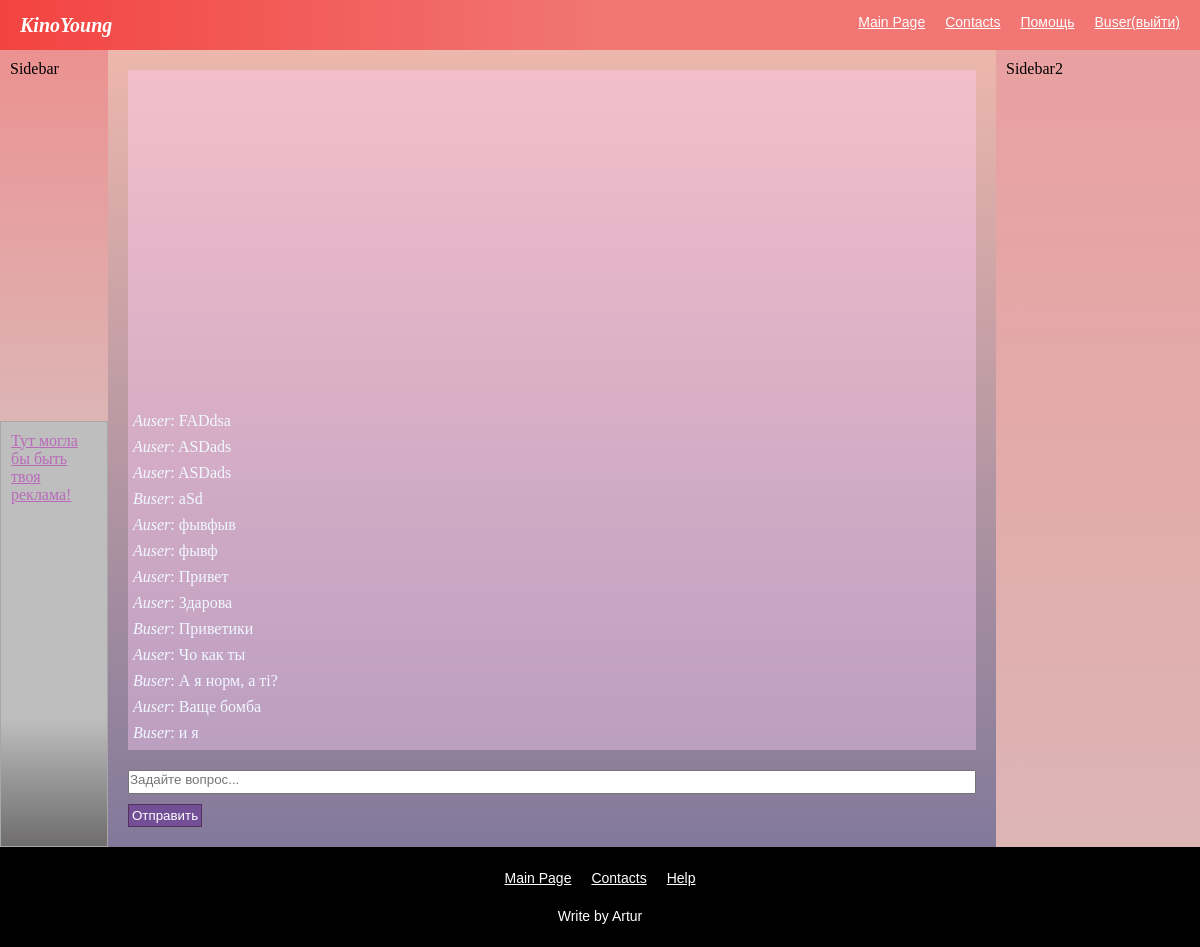
/help/ (signed in), run on the app's committed database.
### manager/models.py (models this page shows)
class KinoUsers(AbstractUser):
    username = models.CharField(max_length=40, unique = True)
    money = models.IntegerField(default=0)
    is_support = models.BooleanField(default=False)

class Message(models.Model):
    user = models.ForeignKey(KinoUsers, on_delete=models.CASCADE)
    timestamp = models.DateTimeField(auto_now_add=True)
    content = models.TextField()
    chat = models.ForeignKey(Chat, related_name='messages', on_delete=models.CASCADE)

### manager/views.py (the view)
# urls.py: path("help/", views.help, name = "help"),
def help(request):
    if request.user.is_support:
        chat = Chat.objects.get(user_support=request.user)
        return redirect("help_forsup", clientname=chat.user_main.username)
    elif request.user.is_authenticated:
        chat_history=get_chat_history(request.user)
        return render(request, "manager/help.html", context={"chat_history":chat_history})
    return redirect("login")

### manager/views.py (called while the page is built)
def get_chat_history(user, name=False) -> list:
    chat_history = []
    if name:
        user = KinoUsers.objects.get(username=user)
    curr_chat = Chat.objects.get(user_main=user)
    chat_history = Message.objects.filter(chat=curr_chat).order_by("-timestamp")
    return chat_history

### manager/templates/manager/help.html (shortened to what this page needs)
{% extends "manager/base.html" %}
{% load static %}
{%block initializion%}
<link rel="stylesheet" href="{% static 'manager/css/help.css' %}">
{%endblock%}
{% block content %}
<main>
    <div class="chat-wrapper">
        <div class="chat-history">
            {%for message in chat_history%}
                <div class="message"><i>{{message.user.username}}</i>: {{message.content}}</div>
            {%endfor%}
        </div>
    </div>
    <input class="input-field" type="text" minlength="1" maxlength="100" size="40" placeholder="Задайте вопрос...">
    <div class="act-menu">
        <button class="button-sub"> Отправить </button>
    </div>
</main>
{% endblock %}

### manager/templates/manager/base.html (shortened to what this page needs)
{% load static %}
<!DOCTYPE html>
<html lang="en">
<head>
    <link rel="stylesheet" href="{% static 'manager/css/main.css' %}">
    {%block initializion%}
    {%endblock%}
</head>
<body>
    <div class="wrapper">
        <header>
            <div><b><a href ="{% url 'main_page' %}" class="logo">KinoYoung</a></b></div>
            <nav>
                <ul>
                    <li><a href ="{% url 'main_page' %}">Main Page</a></li>
                    <li><a href ="{% url 'contacts' %}">Contacts</a></li>
                    {% if request.user.is_authenticated %}
                        <li><a href ="{% url 'help' %}">Помощь</a></li>
                        <li><a href ="{% url 'logout' %}" class = "username">{{request.user.username}}(выйти)</a></li>
                    {%else%}
                        <li><a href ="{% url 'login' %}">Войти</a></li>
                    {%endif%}
                </ul>
            </nav>
        </header>
        <aside class="sidebar">Sidebar</aside>
        <aside class="sidebar2">Sidebar2</aside>
        <aside class="ads"><a href="#">Тут могла бы быть твоя реклама!</a></aside>
        {% block content %}
        {% endblock %}
        <footer>
            <nav>
                <ul>
                    <li><a href ="{% url 'main_page' %}">Main Page</a></li>
                    <li><a href ="{% url 'contacts' %}">Contacts</a></li>
                    <li><a href ="{% url 'help' %}">Help</a></li>
                </ul>
            </nav>
            <p>Write by Artur</p>
        </footer>
    </div>
</body>
</html>

### manager/static/manager/css/main.css (style rules this page uses)
* { margin:0; padding:0; box-sizing: border-box; }
.wrapper { height: 100vh; display: grid; grid-template-columns: 9% auto 17%; grid-template-rows:50px auto auto 100px; grid-template-areas: "header header header" "sidebar content sidebar2" "ads content sidebar2" "footer footer footer"; }
header { grid-area: header; background-image: linear-gradient(to right, #f34340 , #f17674 50%); display:grid; align-content:center; grid-template-columns: 1fr 1fr; padding:0 20px 0 20px; }
.sidebar { grid-area: sidebar; background-color:#e1e1e1; padding:10px; background-image: linear-gradient(to bottom, #ec9191, #ddb5b5 ); }
.sidebar2 { grid-area: sidebar2; background-color:#eeeeee; padding:10px; background-image: linear-gradient(to bottom, #e9a0a0, #ddb5b5 ); }
.ads { grid-area: ads; background-color:#e4e4e4; border: solid 1px; border-color: #a7a7a7; background-image: linear-gradient(to bottom,#bebebe 70%, #6e6c6c); padding:10px; }
footer { grid-area: footer; background-color:black; color:white; display: flex; flex-direction:column; justify-content: space-evenly; align-items: center; font: 14px "Fira Sans", sans-serif; }
nav ul { list-style:none; display:flex; }
nav ul>li:not(:first-child) { padding-left: 20px; }
nav ul>li>a { color:white; }
header nav { grid-column:-1; font: 14px "Fira Sans", sans-serif; }
.logo { color:white; font-size: 20px; font-style: oblique; text-decoration: none; }
.ads a { color:rgba(179, 11, 179, 0.467) }

### manager/static/manager/css/help.css (style rules this page uses)
main { grid-area: content; display: flex; flex-flow: column wrap; justify-content: flex-end; padding:20px; background-image: linear-gradient(to top, #82799a, #edb7ac); }
.chat-wrapper { height: 680px; overflow-y: scroll; }
.chat-history { display: flex; flex-flow: column-reverse nowrap; justify-content: flex-start; resize: none; border: None; min-height: 680px; background-color: rgba(255, 203, 248, 0.4); }
.message { color:aliceblue; margin-left: 5px; margin-bottom: 8px; }
.input-field { margin-top: 20px; margin-bottom: 5px; padding-bottom: 5px; max-lines: 3; }
.act-menu { margin-top: 5px; }
.button-sub { height: auto; padding: 3px; border: solid 1px rgba(69, 37, 65, 0.7); background-color: rgba(108, 60, 150, 0.7); color: white; text-decoration: none; }

### data on the page
KinoUsers: user.username "Buser"
Message: user.username "Buser", content "и я"
Message: user.username "Auser", content "Ваще бомба"
Message: user.username "Buser", content "А я норм, а ті?"
Message: user.username "Auser", content "Чо как ты"
Message: user.username "Buser", content "Приветики"
Message: user.username "Auser", content "Здарова"
Message: user.username "Auser", content "Привет"
Message: user.username "Auser", content "фывф"
Message: user.username "Auser", content "фывфыв"
Message: user.username "Buser", content "aSd"
Message: user.username "Auser", content "ASDads"
Message: user.username "Auser", content "ASDads"
Message: user.username "Auser", content "FADdsa"
